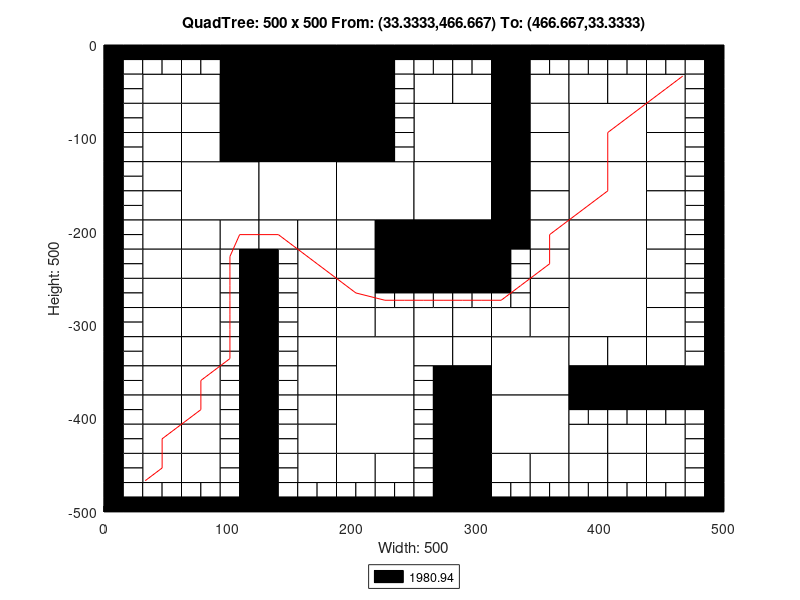

Source code (MATLAB):
axis([0 500 -500 0]);
title('QuadTree: 500 x 500 From: (33.3333,466.667) To: (466.667,33.3333)');
xlabel('Width: 500');
ylabel('Height: 500');
rectangle('Position',[125 -62.5 62.5 62.5], 'FaceColor',[0 0 0]);
rectangle('Position',[125 -125 62.5 62.5], 'FaceColor',[0 0 0]);
rectangle('Position',[62.5 -187.5 62.5 62.5], 'FaceColor',[1 1 1]);
rectangle('Position',[125 -187.5 62.5 62.5], 'FaceColor',[1 1 1]);
rectangle('Position',[187.5 -187.5 62.5 62.5], 'FaceColor',[1 1 1]);
rectangle('Position',[250 -125 62.5 62.5], 'FaceColor',[1 1 1]);
rectangle('Position',[375 -125 62.5 62.5], 'FaceColor',[1 1 1]);
rectangle('Position',[250 -187.5 62.5 62.5], 'FaceColor',[1 1 1]);
rectangle('Position',[250 -250 62.5 62.5], 'FaceColor',[0 0 0]);
rectangle('Position',[375 -187.5 62.5 62.5], 'FaceColor',[1 1 1]);
rectangle('Position',[375 -250 62.5 62.5], 'FaceColor',[1 1 1]);
rectangle('Position',[187.5 -375 62.5 62.5], 'FaceColor',[1 1 1]);
rectangle('Position',[187.5 -437.5 62.5 62.5], 'FaceColor',[1 1 1]);
rectangle('Position',[312.5 -375 62.5 62.5], 'FaceColor',[1 1 1]);
rectangle('Position',[375 -312.5 62.5 62.5], 'FaceColor',[1 1 1]);
rectangle('Position',[312.5 -437.5 62.5 62.5], 'FaceColor',[1 1 1]);
rectangle('Position',[31.25 -62.5 31.25 31.25], 'FaceColor',[1 1 1]);
rectangle('Position',[93.75 -31.25 31.25 31.25], 'FaceColor',[0 0 0]);
rectangle('Position',[62.5 -62.5 31.25 31.25], 'FaceColor',[1 1 1]);
rectangle('Position',[93.75 -62.5 31.25 31.25], 'FaceColor',[0 0 0]);
rectangle('Position',[31.25 -93.75 31.25 31.25], 'FaceColor',[1 1 1]);
rectangle('Position',[31.25 -125 31.25 31.25], 'FaceColor',[1 1 1]);
rectangle('Position',[62.5 -93.75 31.25 31.25], 'FaceColor',[1 1 1]);
rectangle('Position',[93.75 -93.75 31.25 31.25], 'FaceColor',[0 0 0]);
rectangle('Position',[62.5 -125 31.25 31.25], 'FaceColor',[1 1 1]);
rectangle('Position',[93.75 -125 31.25 31.25], 'FaceColor',[0 0 0]);
rectangle('Position',[187.5 -31.25 31.25 31.25], 'FaceColor',[0 0 0]);
rectangle('Position',[187.5 -62.5 31.25 31.25], 'FaceColor',[0 0 0]);
rectangle('Position',[187.5 -93.75 31.25 31.25], 'FaceColor',[0 0 0]);
rectangle('Position',[187.5 -125 31.25 31.25], 'FaceColor',[0 0 0]);
rectangle('Position',[31.25 -156.25 31.25 31.25], 'FaceColor',[1 1 1]);
rectangle('Position',[31.25 -187.5 31.25 31.25], 'FaceColor',[1 1 1]);
rectangle('Position',[31.25 -218.75 31.25 31.25], 'FaceColor',[1 1 1]);
rectangle('Position',[31.25 -250 31.25 31.25], 'FaceColor',[1 1 1]);
rectangle('Position',[62.5 -218.75 31.25 31.25], 'FaceColor',[1 1 1]);
rectangle('Position',[93.75 -218.75 31.25 31.25], 'FaceColor',[1 1 1]);
rectangle('Position',[62.5 -250 31.25 31.25], 'FaceColor',[1 1 1]);
rectangle('Position',[125 -218.75 31.25 31.25], 'FaceColor',[1 1 1]);
rectangle('Position',[156.25 -218.75 31.25 31.25], 'FaceColor',[1 1 1]);
rectangle('Position',[156.25 -250 31.25 31.25], 'FaceColor',[1 1 1]);
rectangle('Position',[187.5 -218.75 31.25 31.25], 'FaceColor',[1 1 1]);
rectangle('Position',[218.75 -218.75 31.25 31.25], 'FaceColor',[0 0 0]);
rectangle('Position',[187.5 -250 31.25 31.25], 'FaceColor',[1 1 1]);
rectangle('Position',[218.75 -250 31.25 31.25], 'FaceColor',[0 0 0]);
rectangle('Position',[250 -62.5 31.25 31.25], 'FaceColor',[1 1 1]);
rectangle('Position',[281.25 -62.5 31.25 31.25], 'FaceColor',[1 1 1]);
rectangle('Position',[312.5 -31.25 31.25 31.25], 'FaceColor',[0 0 0]);
rectangle('Position',[312.5 -62.5 31.25 31.25], 'FaceColor',[0 0 0]);
rectangle('Position',[343.75 -62.5 31.25 31.25], 'FaceColor',[1 1 1]);
rectangle('Position',[312.5 -93.75 31.25 31.25], 'FaceColor',[0 0 0]);
rectangle('Position',[343.75 -93.75 31.25 31.25], 'FaceColor',[1 1 1]);
rectangle('Position',[312.5 -125 31.25 31.25], 'FaceColor',[0 0 0]);
rectangle('Position',[343.75 -125 31.25 31.25], 'FaceColor',[1 1 1]);
rectangle('Position',[375 -62.5 31.25 31.25], 'FaceColor',[1 1 1]);
rectangle('Position',[406.25 -62.5 31.25 31.25], 'FaceColor',[1 1 1]);
rectangle('Position',[437.5 -62.5 31.25 31.25], 'FaceColor',[1 1 1]);
rectangle('Position',[437.5 -93.75 31.25 31.25], 'FaceColor',[1 1 1]);
rectangle('Position',[437.5 -125 31.25 31.25], 'FaceColor',[1 1 1]);
rectangle('Position',[312.5 -156.25 31.25 31.25], 'FaceColor',[0 0 0]);
rectangle('Position',[343.75 -156.25 31.25 31.25], 'FaceColor',[1 1 1]);
rectangle('Position',[312.5 -187.5 31.25 31.25], 'FaceColor',[0 0 0]);
rectangle('Position',[343.75 -187.5 31.25 31.25], 'FaceColor',[1 1 1]);
rectangle('Position',[312.5 -218.75 31.25 31.25], 'FaceColor',[0 0 0]);
rectangle('Position',[343.75 -218.75 31.25 31.25], 'FaceColor',[1 1 1]);
rectangle('Position',[343.75 -250 31.25 31.25], 'FaceColor',[1 1 1]);
rectangle('Position',[437.5 -156.25 31.25 31.25], 'FaceColor',[1 1 1]);
rectangle('Position',[437.5 -187.5 31.25 31.25], 'FaceColor',[1 1 1]);
rectangle('Position',[437.5 -218.75 31.25 31.25], 'FaceColor',[1 1 1]);
rectangle('Position',[437.5 -250 31.25 31.25], 'FaceColor',[1 1 1]);
rectangle('Position',[31.25 -281.25 31.25 31.25], 'FaceColor',[1 1 1]);
rectangle('Position',[31.25 -312.5 31.25 31.25], 'FaceColor',[1 1 1]);
rectangle('Position',[62.5 -281.25 31.25 31.25], 'FaceColor',[1 1 1]);
rectangle('Position',[62.5 -312.5 31.25 31.25], 'FaceColor',[1 1 1]);
rectangle('Position',[31.25 -343.75 31.25 31.25], 'FaceColor',[1 1 1]);
rectangle('Position',[31.25 -375 31.25 31.25], 'FaceColor',[1 1 1]);
rectangle('Position',[62.5 -343.75 31.25 31.25], 'FaceColor',[1 1 1]);
rectangle('Position',[62.5 -375 31.25 31.25], 'FaceColor',[1 1 1]);
rectangle('Position',[156.25 -281.25 31.25 31.25], 'FaceColor',[1 1 1]);
rectangle('Position',[156.25 -312.5 31.25 31.25], 'FaceColor',[1 1 1]);
rectangle('Position',[187.5 -281.25 31.25 31.25], 'FaceColor',[1 1 1]);
rectangle('Position',[187.5 -312.5 31.25 31.25], 'FaceColor',[1 1 1]);
rectangle('Position',[218.75 -312.5 31.25 31.25], 'FaceColor',[1 1 1]);
rectangle('Position',[156.25 -343.75 31.25 31.25], 'FaceColor',[1 1 1]);
rectangle('Position',[156.25 -375 31.25 31.25], 'FaceColor',[1 1 1]);
rectangle('Position',[31.25 -406.25 31.25 31.25], 'FaceColor',[1 1 1]);
rectangle('Position',[31.25 -437.5 31.25 31.25], 'FaceColor',[1 1 1]);
rectangle('Position',[62.5 -406.25 31.25 31.25], 'FaceColor',[1 1 1]);
rectangle('Position',[62.5 -437.5 31.25 31.25], 'FaceColor',[1 1 1]);
rectangle('Position',[31.25 -468.75 31.25 31.25], 'FaceColor',[1 1 1]);
rectangle('Position',[62.5 -468.75 31.25 31.25], 'FaceColor',[1 1 1]);
rectangle('Position',[156.25 -406.25 31.25 31.25], 'FaceColor',[1 1 1]);
rectangle('Position',[156.25 -437.5 31.25 31.25], 'FaceColor',[1 1 1]);
rectangle('Position',[156.25 -468.75 31.25 31.25], 'FaceColor',[1 1 1]);
rectangle('Position',[187.5 -468.75 31.25 31.25], 'FaceColor',[1 1 1]);
rectangle('Position',[218.75 -468.75 31.25 31.25], 'FaceColor',[1 1 1]);
rectangle('Position',[250 -312.5 31.25 31.25], 'FaceColor',[1 1 1]);
rectangle('Position',[281.25 -312.5 31.25 31.25], 'FaceColor',[1 1 1]);
rectangle('Position',[343.75 -281.25 31.25 31.25], 'FaceColor',[1 1 1]);
rectangle('Position',[312.5 -312.5 31.25 31.25], 'FaceColor',[1 1 1]);
rectangle('Position',[343.75 -312.5 31.25 31.25], 'FaceColor',[1 1 1]);
rectangle('Position',[250 -343.75 31.25 31.25], 'FaceColor',[1 1 1]);
rectangle('Position',[281.25 -343.75 31.25 31.25], 'FaceColor',[1 1 1]);
rectangle('Position',[281.25 -375 31.25 31.25], 'FaceColor',[0 0 0]);
rectangle('Position',[437.5 -281.25 31.25 31.25], 'FaceColor',[1 1 1]);
rectangle('Position',[437.5 -312.5 31.25 31.25], 'FaceColor',[1 1 1]);
rectangle('Position',[375 -343.75 31.25 31.25], 'FaceColor',[1 1 1]);
rectangle('Position',[406.25 -343.75 31.25 31.25], 'FaceColor',[1 1 1]);
rectangle('Position',[375 -375 31.25 31.25], 'FaceColor',[0 0 0]);
rectangle('Position',[406.25 -375 31.25 31.25], 'FaceColor',[0 0 0]);
rectangle('Position',[437.5 -343.75 31.25 31.25], 'FaceColor',[1 1 1]);
rectangle('Position',[437.5 -375 31.25 31.25], 'FaceColor',[0 0 0]);
rectangle('Position',[468.75 -375 31.25 31.25], 'FaceColor',[0 0 0]);
rectangle('Position',[281.25 -406.25 31.25 31.25], 'FaceColor',[0 0 0]);
rectangle('Position',[281.25 -437.5 31.25 31.25], 'FaceColor',[0 0 0]);
rectangle('Position',[281.25 -468.75 31.25 31.25], 'FaceColor',[0 0 0]);
rectangle('Position',[281.25 -500 31.25 31.25], 'FaceColor',[0 0 0]);
rectangle('Position',[312.5 -468.75 31.25 31.25], 'FaceColor',[1 1 1]);
rectangle('Position',[343.75 -468.75 31.25 31.25], 'FaceColor',[1 1 1]);
rectangle('Position',[375 -437.5 31.25 31.25], 'FaceColor',[1 1 1]);
rectangle('Position',[406.25 -437.5 31.25 31.25], 'FaceColor',[1 1 1]);
rectangle('Position',[437.5 -437.5 31.25 31.25], 'FaceColor',[1 1 1]);
rectangle('Position',[375 -468.75 31.25 31.25], 'FaceColor',[1 1 1]);
rectangle('Position',[406.25 -468.75 31.25 31.25], 'FaceColor',[1 1 1]);
rectangle('Position',[437.5 -468.75 31.25 31.25], 'FaceColor',[1 1 1]);
rectangle('Position',[0 -15.625 15.625 15.625], 'FaceColor',[0 0 0]);
rectangle('Position',[15.625 -15.625 15.625 15.625], 'FaceColor',[0 0 0]);
rectangle('Position',[0 -31.25 15.625 15.625], 'FaceColor',[0 0 0]);
rectangle('Position',[15.625 -31.25 15.625 15.625], 'FaceColor',[1 1 1]);
rectangle('Position',[31.25 -15.625 15.625 15.625], 'FaceColor',[0 0 0]);
rectangle('Position',[46.875 -15.625 15.625 15.625], 'FaceColor',[0 0 0]);
rectangle('Position',[31.25 -31.25 15.625 15.625], 'FaceColor',[1 1 1]);
rectangle('Position',[46.875 -31.25 15.625 15.625], 'FaceColor',[1 1 1]);
rectangle('Position',[0 -46.875 15.625 15.625], 'FaceColor',[0 0 0]);
rectangle('Position',[15.625 -46.875 15.625 15.625], 'FaceColor',[1 1 1]);
rectangle('Position',[0 -62.5 15.625 15.625], 'FaceColor',[0 0 0]);
rectangle('Position',[15.625 -62.5 15.625 15.625], 'FaceColor',[1 1 1]);
rectangle('Position',[62.5 -15.625 15.625 15.625], 'FaceColor',[0 0 0]);
rectangle('Position',[78.125 -15.625 15.625 15.625], 'FaceColor',[0 0 0]);
rectangle('Position',[62.5 -31.25 15.625 15.625], 'FaceColor',[1 1 1]);
rectangle('Position',[78.125 -31.25 15.625 15.625], 'FaceColor',[1 1 1]);
rectangle('Position',[0 -78.125 15.625 15.625], 'FaceColor',[0 0 0]);
rectangle('Position',[15.625 -78.125 15.625 15.625], 'FaceColor',[1 1 1]);
rectangle('Position',[0 -93.75 15.625 15.625], 'FaceColor',[0 0 0]);
rectangle('Position',[15.625 -93.75 15.625 15.625], 'FaceColor',[1 1 1]);
rectangle('Position',[0 -109.375 15.625 15.625], 'FaceColor',[0 0 0]);
rectangle('Position',[15.625 -109.375 15.625 15.625], 'FaceColor',[1 1 1]);
rectangle('Position',[0 -125 15.625 15.625], 'FaceColor',[0 0 0]);
rectangle('Position',[15.625 -125 15.625 15.625], 'FaceColor',[1 1 1]);
rectangle('Position',[218.75 -15.625 15.625 15.625], 'FaceColor',[0 0 0]);
rectangle('Position',[234.375 -15.625 15.625 15.625], 'FaceColor',[0 0 0]);
rectangle('Position',[218.75 -31.25 15.625 15.625], 'FaceColor',[0 0 0]);
rectangle('Position',[234.375 -31.25 15.625 15.625], 'FaceColor',[1 1 1]);
rectangle('Position',[218.75 -46.875 15.625 15.625], 'FaceColor',[0 0 0]);
rectangle('Position',[234.375 -46.875 15.625 15.625], 'FaceColor',[1 1 1]);
rectangle('Position',[218.75 -62.5 15.625 15.625], 'FaceColor',[0 0 0]);
rectangle('Position',[234.375 -62.5 15.625 15.625], 'FaceColor',[1 1 1]);
rectangle('Position',[218.75 -78.125 15.625 15.625], 'FaceColor',[0 0 0]);
rectangle('Position',[234.375 -78.125 15.625 15.625], 'FaceColor',[1 1 1]);
rectangle('Position',[218.75 -93.75 15.625 15.625], 'FaceColor',[0 0 0]);
rectangle('Position',[234.375 -93.75 15.625 15.625], 'FaceColor',[1 1 1]);
rectangle('Position',[218.75 -109.375 15.625 15.625], 'FaceColor',[0 0 0]);
rectangle('Position',[234.375 -109.375 15.625 15.625], 'FaceColor',[1 1 1]);
rectangle('Position',[218.75 -125 15.625 15.625], 'FaceColor',[0 0 0]);
rectangle('Position',[234.375 -125 15.625 15.625], 'FaceColor',[1 1 1]);
rectangle('Position',[0 -140.625 15.625 15.625], 'FaceColor',[0 0 0]);
rectangle('Position',[15.625 -140.625 15.625 15.625], 'FaceColor',[1 1 1]);
rectangle('Position',[0 -156.25 15.625 15.625], 'FaceColor',[0 0 0]);
rectangle('Position',[15.625 -156.25 15.625 15.625], 'FaceColor',[1 1 1]);
rectangle('Position',[0 -171.875 15.625 15.625], 'FaceColor',[0 0 0]);
rectangle('Position',[15.625 -171.875 15.625 15.625], 'FaceColor',[1 1 1]);
rectangle('Position',[0 -187.5 15.625 15.625], 'FaceColor',[0 0 0]);
rectangle('Position',[15.625 -187.5 15.625 15.625], 'FaceColor',[1 1 1]);
rectangle('Position',[0 -203.125 15.625 15.625], 'FaceColor',[0 0 0]);
rectangle('Position',[15.625 -203.125 15.625 15.625], 'FaceColor',[1 1 1]);
rectangle('Position',[0 -218.75 15.625 15.625], 'FaceColor',[0 0 0]);
rectangle('Position',[15.625 -218.75 15.625 15.625], 'FaceColor',[1 1 1]);
rectangle('Position',[0 -234.375 15.625 15.625], 'FaceColor',[0 0 0]);
rectangle('Position',[15.625 -234.375 15.625 15.625], 'FaceColor',[1 1 1]);
rectangle('Position',[0 -250 15.625 15.625], 'FaceColor',[0 0 0]);
rectangle('Position',[15.625 -250 15.625 15.625], 'FaceColor',[1 1 1]);
rectangle('Position',[93.75 -234.375 15.625 15.625], 'FaceColor',[1 1 1]);
rectangle('Position',[109.375 -234.375 15.625 15.625], 'FaceColor',[0 0 0]);
rectangle('Position',[93.75 -250 15.625 15.625], 'FaceColor',[1 1 1]);
rectangle('Position',[109.375 -250 15.625 15.625], 'FaceColor',[0 0 0]);
rectangle('Position',[125 -234.375 15.625 15.625], 'FaceColor',[0 0 0]);
rectangle('Position',[140.625 -234.375 15.625 15.625], 'FaceColor',[1 1 1]);
rectangle('Position',[125 -250 15.625 15.625], 'FaceColor',[0 0 0]);
rectangle('Position',[140.625 -250 15.625 15.625], 'FaceColor',[1 1 1]);
rectangle('Position',[250 -15.625 15.625 15.625], 'FaceColor',[0 0 0]);
rectangle('Position',[265.625 -15.625 15.625 15.625], 'FaceColor',[0 0 0]);
rectangle('Position',[250 -31.25 15.625 15.625], 'FaceColor',[1 1 1]);
rectangle('Position',[265.625 -31.25 15.625 15.625], 'FaceColor',[1 1 1]);
rectangle('Position',[281.25 -15.625 15.625 15.625], 'FaceColor',[0 0 0]);
rectangle('Position',[296.875 -15.625 15.625 15.625], 'FaceColor',[0 0 0]);
rectangle('Position',[281.25 -31.25 15.625 15.625], 'FaceColor',[1 1 1]);
rectangle('Position',[296.875 -31.25 15.625 15.625], 'FaceColor',[1 1 1]);
rectangle('Position',[343.75 -15.625 15.625 15.625], 'FaceColor',[0 0 0]);
rectangle('Position',[359.375 -15.625 15.625 15.625], 'FaceColor',[0 0 0]);
rectangle('Position',[343.75 -31.25 15.625 15.625], 'FaceColor',[1 1 1]);
rectangle('Position',[359.375 -31.25 15.625 15.625], 'FaceColor',[1 1 1]);
rectangle('Position',[375 -15.625 15.625 15.625], 'FaceColor',[0 0 0]);
rectangle('Position',[390.625 -15.625 15.625 15.625], 'FaceColor',[0 0 0]);
rectangle('Position',[375 -31.25 15.625 15.625], 'FaceColor',[1 1 1]);
rectangle('Position',[390.625 -31.25 15.625 15.625], 'FaceColor',[1 1 1]);
rectangle('Position',[406.25 -15.625 15.625 15.625], 'FaceColor',[0 0 0]);
rectangle('Position',[421.875 -15.625 15.625 15.625], 'FaceColor',[0 0 0]);
rectangle('Position',[406.25 -31.25 15.625 15.625], 'FaceColor',[1 1 1]);
rectangle('Position',[421.875 -31.25 15.625 15.625], 'FaceColor',[1 1 1]);
rectangle('Position',[437.5 -15.625 15.625 15.625], 'FaceColor',[0 0 0]);
rectangle('Position',[453.125 -15.625 15.625 15.625], 'FaceColor',[0 0 0]);
rectangle('Position',[437.5 -31.25 15.625 15.625], 'FaceColor',[1 1 1]);
rectangle('Position',[453.125 -31.25 15.625 15.625], 'FaceColor',[1 1 1]);
rectangle('Position',[468.75 -15.625 15.625 15.625], 'FaceColor',[0 0 0]);
rectangle('Position',[484.375 -15.625 15.625 15.625], 'FaceColor',[0 0 0]);
rectangle('Position',[468.75 -31.25 15.625 15.625], 'FaceColor',[1 1 1]);
rectangle('Position',[484.375 -31.25 15.625 15.625], 'FaceColor',[0 0 0]);
rectangle('Position',[468.75 -46.875 15.625 15.625], 'FaceColor',[1 1 1]);
rectangle('Position',[484.375 -46.875 15.625 15.625], 'FaceColor',[0 0 0]);
rectangle('Position',[468.75 -62.5 15.625 15.625], 'FaceColor',[1 1 1]);
rectangle('Position',[484.375 -62.5 15.625 15.625], 'FaceColor',[0 0 0]);
rectangle('Position',[468.75 -78.125 15.625 15.625], 'FaceColor',[1 1 1]);
rectangle('Position',[484.375 -78.125 15.625 15.625], 'FaceColor',[0 0 0]);
rectangle('Position',[468.75 -93.75 15.625 15.625], 'FaceColor',[1 1 1]);
rectangle('Position',[484.375 -93.75 15.625 15.625], 'FaceColor',[0 0 0]);
rectangle('Position',[468.75 -109.375 15.625 15.625], 'FaceColor',[1 1 1]);
rectangle('Position',[484.375 -109.375 15.625 15.625], 'FaceColor',[0 0 0]);
rectangle('Position',[468.75 -125 15.625 15.625], 'FaceColor',[1 1 1]);
rectangle('Position',[484.375 -125 15.625 15.625], 'FaceColor',[0 0 0]);
rectangle('Position',[312.5 -234.375 15.625 15.625], 'FaceColor',[0 0 0]);
rectangle('Position',[328.125 -234.375 15.625 15.625], 'FaceColor',[1 1 1]);
rectangle('Position',[312.5 -250 15.625 15.625], 'FaceColor',[0 0 0]);
rectangle('Position',[328.125 -250 15.625 15.625], 'FaceColor',[1 1 1]);
rectangle('Position',[468.75 -140.625 15.625 15.625], 'FaceColor',[1 1 1]);
rectangle('Position',[484.375 -140.625 15.625 15.625], 'FaceColor',[0 0 0]);
rectangle('Position',[468.75 -156.25 15.625 15.625], 'FaceColor',[1 1 1]);
rectangle('Position',[484.375 -156.25 15.625 15.625], 'FaceColor',[0 0 0]);
rectangle('Position',[468.75 -171.875 15.625 15.625], 'FaceColor',[1 1 1]);
rectangle('Position',[484.375 -171.875 15.625 15.625], 'FaceColor',[0 0 0]);
rectangle('Position',[468.75 -187.5 15.625 15.625], 'FaceColor',[1 1 1]);
rectangle('Position',[484.375 -187.5 15.625 15.625], 'FaceColor',[0 0 0]);
rectangle('Position',[468.75 -203.125 15.625 15.625], 'FaceColor',[1 1 1]);
rectangle('Position',[484.375 -203.125 15.625 15.625], 'FaceColor',[0 0 0]);
rectangle('Position',[468.75 -218.75 15.625 15.625], 'FaceColor',[1 1 1]);
rectangle('Position',[484.375 -218.75 15.625 15.625], 'FaceColor',[0 0 0]);
rectangle('Position',[468.75 -234.375 15.625 15.625], 'FaceColor',[1 1 1]);
rectangle('Position',[484.375 -234.375 15.625 15.625], 'FaceColor',[0 0 0]);
rectangle('Position',[468.75 -250 15.625 15.625], 'FaceColor',[1 1 1]);
rectangle('Position',[484.375 -250 15.625 15.625], 'FaceColor',[0 0 0]);
rectangle('Position',[0 -265.625 15.625 15.625], 'FaceColor',[0 0 0]);
rectangle('Position',[15.625 -265.625 15.625 15.625], 'FaceColor',[1 1 1]);
rectangle('Position',[0 -281.25 15.625 15.625], 'FaceColor',[0 0 0]);
rectangle('Position',[15.625 -281.25 15.625 15.625], 'FaceColor',[1 1 1]);
rectangle('Position',[0 -296.875 15.625 15.625], 'FaceColor',[0 0 0]);
rectangle('Position',[15.625 -296.875 15.625 15.625], 'FaceColor',[1 1 1]);
rectangle('Position',[0 -312.5 15.625 15.625], 'FaceColor',[0 0 0]);
rectangle('Position',[15.625 -312.5 15.625 15.625], 'FaceColor',[1 1 1]);
rectangle('Position',[93.75 -265.625 15.625 15.625], 'FaceColor',[1 1 1]);
rectangle('Position',[109.375 -265.625 15.625 15.625], 'FaceColor',[0 0 0]);
rectangle('Position',[93.75 -281.25 15.625 15.625], 'FaceColor',[1 1 1]);
rectangle('Position',[109.375 -281.25 15.625 15.625], 'FaceColor',[0 0 0]);
rectangle('Position',[93.75 -296.875 15.625 15.625], 'FaceColor',[1 1 1]);
rectangle('Position',[109.375 -296.875 15.625 15.625], 'FaceColor',[0 0 0]);
rectangle('Position',[93.75 -312.5 15.625 15.625], 'FaceColor',[1 1 1]);
rectangle('Position',[109.375 -312.5 15.625 15.625], 'FaceColor',[0 0 0]);
rectangle('Position',[0 -328.125 15.625 15.625], 'FaceColor',[0 0 0]);
rectangle('Position',[15.625 -328.125 15.625 15.625], 'FaceColor',[1 1 1]);
rectangle('Position',[0 -343.75 15.625 15.625], 'FaceColor',[0 0 0]);
rectangle('Position',[15.625 -343.75 15.625 15.625], 'FaceColor',[1 1 1]);
rectangle('Position',[0 -359.375 15.625 15.625], 'FaceColor',[0 0 0]);
rectangle('Position',[15.625 -359.375 15.625 15.625], 'FaceColor',[1 1 1]);
rectangle('Position',[0 -375 15.625 15.625], 'FaceColor',[0 0 0]);
rectangle('Position',[15.625 -375 15.625 15.625], 'FaceColor',[1 1 1]);
rectangle('Position',[93.75 -328.125 15.625 15.625], 'FaceColor',[1 1 1]);
rectangle('Position',[109.375 -328.125 15.625 15.625], 'FaceColor',[0 0 0]);
rectangle('Position',[93.75 -343.75 15.625 15.625], 'FaceColor',[1 1 1]);
rectangle('Position',[109.375 -343.75 15.625 15.625], 'FaceColor',[0 0 0]);
rectangle('Position',[93.75 -359.375 15.625 15.625], 'FaceColor',[1 1 1]);
rectangle('Position',[109.375 -359.375 15.625 15.625], 'FaceColor',[0 0 0]);
rectangle('Position',[93.75 -375 15.625 15.625], 'FaceColor',[1 1 1]);
rectangle('Position',[109.375 -375 15.625 15.625], 'FaceColor',[0 0 0]);
rectangle('Position',[125 -265.625 15.625 15.625], 'FaceColor',[0 0 0]);
rectangle('Position',[140.625 -265.625 15.625 15.625], 'FaceColor',[1 1 1]);
rectangle('Position',[125 -281.25 15.625 15.625], 'FaceColor',[0 0 0]);
rectangle('Position',[140.625 -281.25 15.625 15.625], 'FaceColor',[1 1 1]);
rectangle('Position',[125 -296.875 15.625 15.625], 'FaceColor',[0 0 0]);
rectangle('Position',[140.625 -296.875 15.625 15.625], 'FaceColor',[1 1 1]);
rectangle('Position',[125 -312.5 15.625 15.625], 'FaceColor',[0 0 0]);
rectangle('Position',[140.625 -312.5 15.625 15.625], 'FaceColor',[1 1 1]);
rectangle('Position',[218.75 -265.625 15.625 15.625], 'FaceColor',[0 0 0]);
rectangle('Position',[234.375 -265.625 15.625 15.625], 'FaceColor',[0 0 0]);
rectangle('Position',[218.75 -281.25 15.625 15.625], 'FaceColor',[1 1 1]);
rectangle('Position',[234.375 -281.25 15.625 15.625], 'FaceColor',[1 1 1]);
rectangle('Position',[125 -328.125 15.625 15.625], 'FaceColor',[0 0 0]);
rectangle('Position',[140.625 -328.125 15.625 15.625], 'FaceColor',[1 1 1]);
rectangle('Position',[125 -343.75 15.625 15.625], 'FaceColor',[0 0 0]);
rectangle('Position',[140.625 -343.75 15.625 15.625], 'FaceColor',[1 1 1]);
rectangle('Position',[125 -359.375 15.625 15.625], 'FaceColor',[0 0 0]);
rectangle('Position',[140.625 -359.375 15.625 15.625], 'FaceColor',[1 1 1]);
rectangle('Position',[125 -375 15.625 15.625], 'FaceColor',[0 0 0]);
rectangle('Position',[140.625 -375 15.625 15.625], 'FaceColor',[1 1 1]);
rectangle('Position',[0 -390.625 15.625 15.625], 'FaceColor',[0 0 0]);
rectangle('Position',[15.625 -390.625 15.625 15.625], 'FaceColor',[1 1 1]);
rectangle('Position',[0 -406.25 15.625 15.625], 'FaceColor',[0 0 0]);
rectangle('Position',[15.625 -406.25 15.625 15.625], 'FaceColor',[1 1 1]);
rectangle('Position',[0 -421.875 15.625 15.625], 'FaceColor',[0 0 0]);
rectangle('Position',[15.625 -421.875 15.625 15.625], 'FaceColor',[1 1 1]);
rectangle('Position',[0 -437.5 15.625 15.625], 'FaceColor',[0 0 0]);
rectangle('Position',[15.625 -437.5 15.625 15.625], 'FaceColor',[1 1 1]);
rectangle('Position',[93.75 -390.625 15.625 15.625], 'FaceColor',[1 1 1]);
rectangle('Position',[109.375 -390.625 15.625 15.625], 'FaceColor',[0 0 0]);
rectangle('Position',[93.75 -406.25 15.625 15.625], 'FaceColor',[1 1 1]);
rectangle('Position',[109.375 -406.25 15.625 15.625], 'FaceColor',[0 0 0]);
rectangle('Position',[93.75 -421.875 15.625 15.625], 'FaceColor',[1 1 1]);
rectangle('Position',[109.375 -421.875 15.625 15.625], 'FaceColor',[0 0 0]);
rectangle('Position',[93.75 -437.5 15.625 15.625], 'FaceColor',[1 1 1]);
rectangle('Position',[109.375 -437.5 15.625 15.625], 'FaceColor',[0 0 0]);
rectangle('Position',[0 -453.125 15.625 15.625], 'FaceColor',[0 0 0]);
rectangle('Position',[15.625 -453.125 15.625 15.625], 'FaceColor',[1 1 1]);
rectangle('Position',[0 -468.75 15.625 15.625], 'FaceColor',[0 0 0]);
rectangle('Position',[15.625 -468.75 15.625 15.625], 'FaceColor',[1 1 1]);
rectangle('Position',[0 -484.375 15.625 15.625], 'FaceColor',[0 0 0]);
rectangle('Position',[15.625 -484.375 15.625 15.625], 'FaceColor',[1 1 1]);
rectangle('Position',[0 -500 15.625 15.625], 'FaceColor',[0 0 0]);
rectangle('Position',[15.625 -500 15.625 15.625], 'FaceColor',[0 0 0]);
rectangle('Position',[31.25 -484.375 15.625 15.625], 'FaceColor',[1 1 1]);
rectangle('Position',[46.875 -484.375 15.625 15.625], 'FaceColor',[1 1 1]);
rectangle('Position',[31.25 -500 15.625 15.625], 'FaceColor',[0 0 0]);
rectangle('Position',[46.875 -500 15.625 15.625], 'FaceColor',[0 0 0]);
rectangle('Position',[93.75 -453.125 15.625 15.625], 'FaceColor',[1 1 1]);
rectangle('Position',[109.375 -453.125 15.625 15.625], 'FaceColor',[0 0 0]);
rectangle('Position',[93.75 -468.75 15.625 15.625], 'FaceColor',[1 1 1]);
rectangle('Position',[109.375 -468.75 15.625 15.625], 'FaceColor',[0 0 0]);
rectangle('Position',[62.5 -484.375 15.625 15.625], 'FaceColor',[1 1 1]);
rectangle('Position',[78.125 -484.375 15.625 15.625], 'FaceColor',[1 1 1]);
rectangle('Position',[62.5 -500 15.625 15.625], 'FaceColor',[0 0 0]);
rectangle('Position',[78.125 -500 15.625 15.625], 'FaceColor',[0 0 0]);
rectangle('Position',[93.75 -484.375 15.625 15.625], 'FaceColor',[1 1 1]);
rectangle('Position',[109.375 -484.375 15.625 15.625], 'FaceColor',[0 0 0]);
rectangle('Position',[93.75 -500 15.625 15.625], 'FaceColor',[0 0 0]);
rectangle('Position',[109.375 -500 15.625 15.625], 'FaceColor',[0 0 0]);
rectangle('Position',[125 -390.625 15.625 15.625], 'FaceColor',[0 0 0]);
rectangle('Position',[140.625 -390.625 15.625 15.625], 'FaceColor',[1 1 1]);
rectangle('Position',[125 -406.25 15.625 15.625], 'FaceColor',[0 0 0]);
rectangle('Position',[140.625 -406.25 15.625 15.625], 'FaceColor',[1 1 1]);
rectangle('Position',[125 -421.875 15.625 15.625], 'FaceColor',[0 0 0]);
rectangle('Position',[140.625 -421.875 15.625 15.625], 'FaceColor',[1 1 1]);
rectangle('Position',[125 -437.5 15.625 15.625], 'FaceColor',[0 0 0]);
rectangle('Position',[140.625 -437.5 15.625 15.625], 'FaceColor',[1 1 1]);
rectangle('Position',[125 -453.125 15.625 15.625], 'FaceColor',[0 0 0]);
rectangle('Position',[140.625 -453.125 15.625 15.625], 'FaceColor',[1 1 1]);
rectangle('Position',[125 -468.75 15.625 15.625], 'FaceColor',[0 0 0]);
rectangle('Position',[140.625 -468.75 15.625 15.625], 'FaceColor',[1 1 1]);
rectangle('Position',[125 -484.375 15.625 15.625], 'FaceColor',[0 0 0]);
rectangle('Position',[140.625 -484.375 15.625 15.625], 'FaceColor',[1 1 1]);
rectangle('Position',[125 -500 15.625 15.625], 'FaceColor',[0 0 0]);
rectangle('Position',[140.625 -500 15.625 15.625], 'FaceColor',[0 0 0]);
rectangle('Position',[156.25 -484.375 15.625 15.625], 'FaceColor',[1 1 1]);
rectangle('Position',[171.875 -484.375 15.625 15.625], 'FaceColor',[1 1 1]);
rectangle('Position',[156.25 -500 15.625 15.625], 'FaceColor',[0 0 0]);
rectangle('Position',[171.875 -500 15.625 15.625], 'FaceColor',[0 0 0]);
rectangle('Position',[187.5 -484.375 15.625 15.625], 'FaceColor',[1 1 1]);
rectangle('Position',[203.125 -484.375 15.625 15.625], 'FaceColor',[1 1 1]);
rectangle('Position',[187.5 -500 15.625 15.625], 'FaceColor',[0 0 0]);
rectangle('Position',[203.125 -500 15.625 15.625], 'FaceColor',[0 0 0]);
rectangle('Position',[218.75 -484.375 15.625 15.625], 'FaceColor',[1 1 1]);
rectangle('Position',[234.375 -484.375 15.625 15.625], 'FaceColor',[1 1 1]);
rectangle('Position',[218.75 -500 15.625 15.625], 'FaceColor',[0 0 0]);
rectangle('Position',[234.375 -500 15.625 15.625], 'FaceColor',[0 0 0]);
rectangle('Position',[250 -265.625 15.625 15.625], 'FaceColor',[0 0 0]);
rectangle('Position',[265.625 -265.625 15.625 15.625], 'FaceColor',[0 0 0]);
rectangle('Position',[250 -281.25 15.625 15.625], 'FaceColor',[1 1 1]);
rectangle('Position',[265.625 -281.25 15.625 15.625], 'FaceColor',[1 1 1]);
rectangle('Position',[281.25 -265.625 15.625 15.625], 'FaceColor',[0 0 0]);
rectangle('Position',[296.875 -265.625 15.625 15.625], 'FaceColor',[0 0 0]);
rectangle('Position',[281.25 -281.25 15.625 15.625], 'FaceColor',[1 1 1]);
rectangle('Position',[296.875 -281.25 15.625 15.625], 'FaceColor',[1 1 1]);
rectangle('Position',[312.5 -265.625 15.625 15.625], 'FaceColor',[0 0 0]);
rectangle('Position',[328.125 -265.625 15.625 15.625], 'FaceColor',[1 1 1]);
rectangle('Position',[312.5 -281.25 15.625 15.625], 'FaceColor',[1 1 1]);
rectangle('Position',[328.125 -281.25 15.625 15.625], 'FaceColor',[1 1 1]);
rectangle('Position',[250 -359.375 15.625 15.625], 'FaceColor',[1 1 1]);
rectangle('Position',[265.625 -359.375 15.625 15.625], 'FaceColor',[0 0 0]);
rectangle('Position',[250 -375 15.625 15.625], 'FaceColor',[1 1 1]);
rectangle('Position',[265.625 -375 15.625 15.625], 'FaceColor',[0 0 0]);
rectangle('Position',[468.75 -265.625 15.625 15.625], 'FaceColor',[1 1 1]);
rectangle('Position',[484.375 -265.625 15.625 15.625], 'FaceColor',[0 0 0]);
rectangle('Position',[468.75 -281.25 15.625 15.625], 'FaceColor',[1 1 1]);
rectangle('Position',[484.375 -281.25 15.625 15.625], 'FaceColor',[0 0 0]);
rectangle('Position',[468.75 -296.875 15.625 15.625], 'FaceColor',[1 1 1]);
rectangle('Position',[484.375 -296.875 15.625 15.625], 'FaceColor',[0 0 0]);
rectangle('Position',[468.75 -312.5 15.625 15.625], 'FaceColor',[1 1 1]);
rectangle('Position',[484.375 -312.5 15.625 15.625], 'FaceColor',[0 0 0]);
rectangle('Position',[468.75 -328.125 15.625 15.625], 'FaceColor',[1 1 1]);
rectangle('Position',[484.375 -328.125 15.625 15.625], 'FaceColor',[0 0 0]);
rectangle('Position',[468.75 -343.75 15.625 15.625], 'FaceColor',[1 1 1]);
rectangle('Position',[484.375 -343.75 15.625 15.625], 'FaceColor',[0 0 0]);
rectangle('Position',[250 -390.625 15.625 15.625], 'FaceColor',[1 1 1]);
rectangle('Position',[265.625 -390.625 15.625 15.625], 'FaceColor',[0 0 0]);
rectangle('Position',[250 -406.25 15.625 15.625], 'FaceColor',[1 1 1]);
rectangle('Position',[265.625 -406.25 15.625 15.625], 'FaceColor',[0 0 0]);
rectangle('Position',[250 -421.875 15.625 15.625], 'FaceColor',[1 1 1]);
rectangle('Position',[265.625 -421.875 15.625 15.625], 'FaceColor',[0 0 0]);
rectangle('Position',[250 -437.5 15.625 15.625], 'FaceColor',[1 1 1]);
rectangle('Position',[265.625 -437.5 15.625 15.625], 'FaceColor',[0 0 0]);
rectangle('Position',[250 -453.125 15.625 15.625], 'FaceColor',[1 1 1]);
rectangle('Position',[265.625 -453.125 15.625 15.625], 'FaceColor',[0 0 0]);
rectangle('Position',[250 -468.75 15.625 15.625], 'FaceColor',[1 1 1]);
rectangle('Position',[265.625 -468.75 15.625 15.625], 'FaceColor',[0 0 0]);
rectangle('Position',[250 -484.375 15.625 15.625], 'FaceColor',[1 1 1]);
rectangle('Position',[265.625 -484.375 15.625 15.625], 'FaceColor',[0 0 0]);
rectangle('Position',[250 -500 15.625 15.625], 'FaceColor',[0 0 0]);
rectangle('Position',[265.625 -500 15.625 15.625], 'FaceColor',[0 0 0]);
rectangle('Position',[312.5 -484.375 15.625 15.625], 'FaceColor',[1 1 1]);
rectangle('Position',[328.125 -484.375 15.625 15.625], 'FaceColor',[1 1 1]);
rectangle('Position',[312.5 -500 15.625 15.625], 'FaceColor',[0 0 0]);
rectangle('Position',[328.125 -500 15.625 15.625], 'FaceColor',[0 0 0]);
rectangle('Position',[343.75 -484.375 15.625 15.625], 'FaceColor',[1 1 1]);
rectangle('Position',[359.375 -484.375 15.625 15.625], 'FaceColor',[1 1 1]);
rectangle('Position',[343.75 -500 15.625 15.625], 'FaceColor',[0 0 0]);
rectangle('Position',[359.375 -500 15.625 15.625], 'FaceColor',[0 0 0]);
rectangle('Position',[375 -390.625 15.625 15.625], 'FaceColor',[0 0 0]);
rectangle('Position',[390.625 -390.625 15.625 15.625], 'FaceColor',[0 0 0]);
rectangle('Position',[375 -406.25 15.625 15.625], 'FaceColor',[1 1 1]);
rectangle('Position',[390.625 -406.25 15.625 15.625], 'FaceColor',[1 1 1]);
rectangle('Position',[406.25 -390.625 15.625 15.625], 'FaceColor',[0 0 0]);
rectangle('Position',[421.875 -390.625 15.625 15.625], 'FaceColor',[0 0 0]);
rectangle('Position',[406.25 -406.25 15.625 15.625], 'FaceColor',[1 1 1]);
rectangle('Position',[421.875 -406.25 15.625 15.625], 'FaceColor',[1 1 1]);
rectangle('Position',[437.5 -390.625 15.625 15.625], 'FaceColor',[0 0 0]);
rectangle('Position',[453.125 -390.625 15.625 15.625], 'FaceColor',[0 0 0]);
rectangle('Position',[437.5 -406.25 15.625 15.625], 'FaceColor',[1 1 1]);
rectangle('Position',[453.125 -406.25 15.625 15.625], 'FaceColor',[1 1 1]);
rectangle('Position',[468.75 -390.625 15.625 15.625], 'FaceColor',[0 0 0]);
rectangle('Position',[484.375 -390.625 15.625 15.625], 'FaceColor',[0 0 0]);
rectangle('Position',[468.75 -406.25 15.625 15.625], 'FaceColor',[1 1 1]);
rectangle('Position',[484.375 -406.25 15.625 15.625], 'FaceColor',[0 0 0]);
rectangle('Position',[468.75 -421.875 15.625 15.625], 'FaceColor',[1 1 1]);
rectangle('Position',[484.375 -421.875 15.625 15.625], 'FaceColor',[0 0 0]);
rectangle('Position',[468.75 -437.5 15.625 15.625], 'FaceColor',[1 1 1]);
rectangle('Position',[484.375 -437.5 15.625 15.625], 'FaceColor',[0 0 0]);
rectangle('Position',[375 -484.375 15.625 15.625], 'FaceColor',[1 1 1]);
rectangle('Position',[390.625 -484.375 15.625 15.625], 'FaceColor',[1 1 1]);
rectangle('Position',[375 -500 15.625 15.625], 'FaceColor',[0 0 0]);
rectangle('Position',[390.625 -500 15.625 15.625], 'FaceColor',[0 0 0]);
rectangle('Position',[406.25 -484.375 15.625 15.625], 'FaceColor',[1 1 1]);
rectangle('Position',[421.875 -484.375 15.625 15.625], 'FaceColor',[1 1 1]);
rectangle('Position',[406.25 -500 15.625 15.625], 'FaceColor',[0 0 0]);
rectangle('Position',[421.875 -500 15.625 15.625], 'FaceColor',[0 0 0]);
rectangle('Position',[468.75 -453.125 15.625 15.625], 'FaceColor',[1 1 1]);
rectangle('Position',[484.375 -453.125 15.625 15.625], 'FaceColor',[0 0 0]);
rectangle('Position',[468.75 -468.75 15.625 15.625], 'FaceColor',[1 1 1]);
rectangle('Position',[484.375 -468.75 15.625 15.625], 'FaceColor',[0 0 0]);
rectangle('Position',[437.5 -484.375 15.625 15.625], 'FaceColor',[1 1 1]);
rectangle('Position',[453.125 -484.375 15.625 15.625], 'FaceColor',[1 1 1]);
rectangle('Position',[437.5 -500 15.625 15.625], 'FaceColor',[0 0 0]);
rectangle('Position',[453.125 -500 15.625 15.625], 'FaceColor',[0 0 0]);
rectangle('Position',[468.75 -484.375 15.625 15.625], 'FaceColor',[1 1 1]);
rectangle('Position',[484.375 -484.375 15.625 15.625], 'FaceColor',[0 0 0]);
rectangle('Position',[468.75 -500 15.625 15.625], 'FaceColor',[0 0 0]);
rectangle('Position',[484.375 -500 15.625 15.625], 'FaceColor',[0 0 0]);
X=[466.667,453.125,406.25,406.25,359.375,359.375,335.938,320.312,304.688,289.062,273.438,257.812,242.188,226.562,203.125,171.875,140.625,109.375,101.562,101.562,101.562,101.562,101.562,101.562,101.562,101.562,78.125,78.125,46.875,46.875,33.3333];
Y=[-33.3333,-46.875,-93.75,-156.25,-203.125,-234.375,-257.812,-273.438,-273.438,-273.438,-273.438,-273.438,-273.438,-273.438,-265.625,-234.375,-203.125,-203.125,-226.562,-242.188,-257.812,-273.438,-289.062,-304.688,-320.312,-335.938,-359.375,-390.625,-421.875,-453.125,-466.667];
hold on;
plot(X,Y,'r');
legend('1980.94','Location','southoutside');
